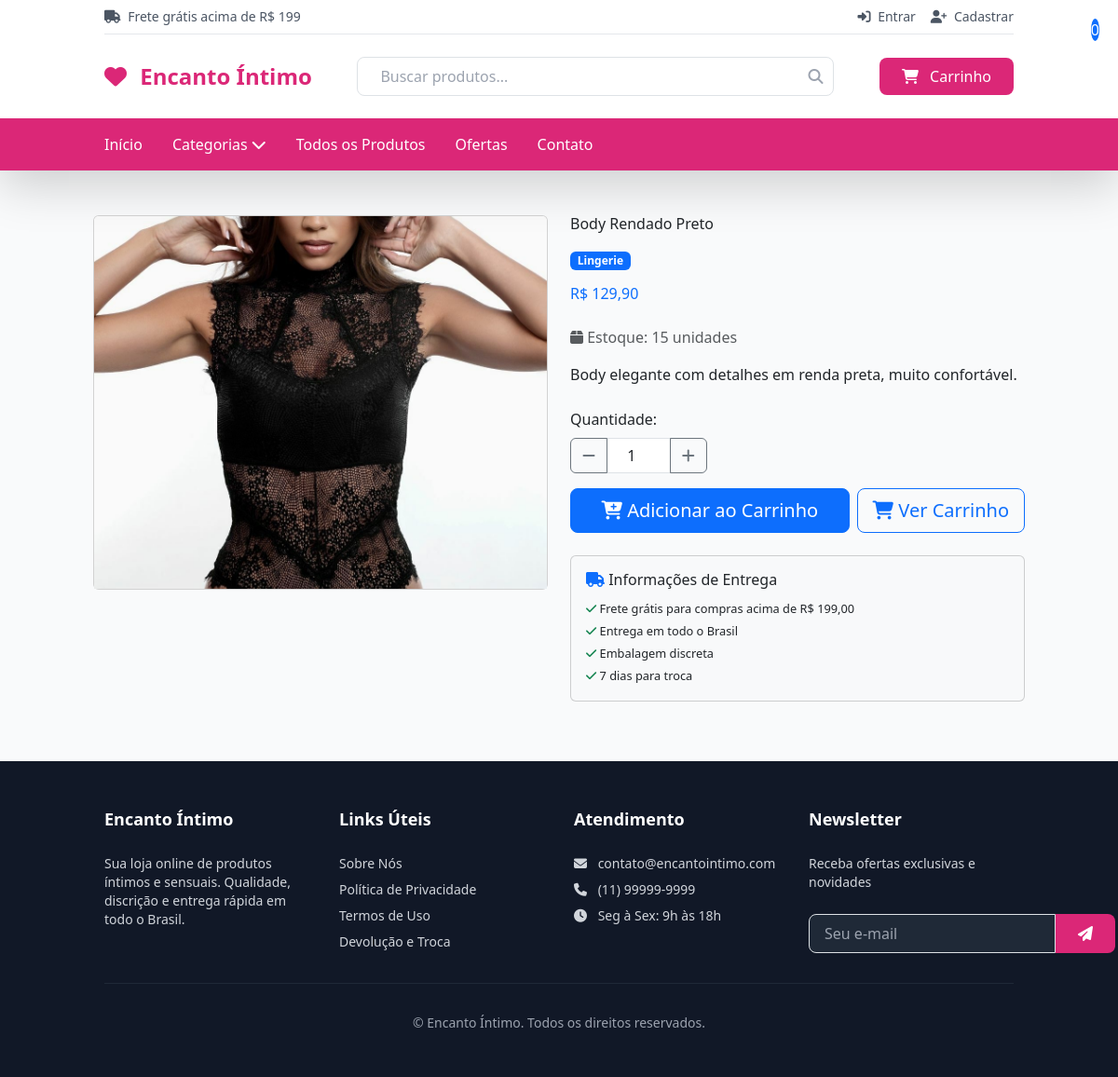
The page /produtos/body-rendado-preto/ on the database its author committed.
### produtos/models.py (models this page shows, shortened)
class Produto(models.Model):
    TAMANHOS_CHOICES = [
        ('PP', 'PP'),
        ('P', 'P'),
        ('M', 'M'),
        ('G', 'G'),
        ('GG', 'GG'),
        ('XG', 'XG'),
        ('XXG', 'XXG'),
        ('UNICO', 'Tamanho Único'),
    ]
    nome = models.CharField(max_length=200, verbose_name="Nome")
    slug = models.SlugField(max_length=200, unique=True, blank=True)
    descricao = models.TextField(verbose_name="Descrição")
    descricao_curta = models.CharField(max_length=300, blank=True, verbose_name="Descrição Curta")
    preco = models.DecimalField(max_digits=10, decimal_places=2, verbose_name="Preço")
    preco_promocional = models.DecimalField(max_digits=10, decimal_places=2, blank=True, null=True, verbose_name="Preço Promocional")
    categoria = models.ForeignKey(Categoria, on_delete=models.CASCADE, related_name='produtos', verbose_name="Categoria")
    fornecedor = models.ForeignKey(Fornecedor, on_delete=models.CASCADE, related_name='produtos', verbose_name="Fornecedor")
    tags = models.ManyToManyField(Tag, blank=True, verbose_name="Tags")
    tamanhos_disponiveis = models.JSONField(default=list, verbose_name="Tamanhos Disponíveis")
    cores_disponiveis = models.JSONField(default=list, verbose_name="Cores Disponíveis")
    material = models.CharField(max_length=200, blank=True, verbose_name="Material")
    peso = models.DecimalField(max_digits=5, decimal_places=2, blank=True, null=True, verbose_name="Peso (kg)")
    estoque_virtual = models.PositiveIntegerField(default=999, verbose_name="Estoque Virtual")
    vendas_simuladas = models.PositiveIntegerField(default=0, verbose_name="Vendas Simuladas")
    meta_title = models.CharField(max_length=60, blank=True, verbose_name="Meta Title")
    meta_description = models.CharField(max_length=160, blank=True, verbose_name="Meta Description")
    ativo = models.BooleanField(default=True, verbose_name="Ativo")
    destaque = models.BooleanField(default=False, verbose_name="Produto em Destaque")
    data_cadastro = models.DateTimeField(auto_now_add=True, verbose_name="Data de Cadastro")
    data_atualizacao = models.DateTimeField(auto_now=True, verbose_name="Última Atualização")
    class Meta:
        verbose_name = "Produto"
        verbose_name_plural = "Produtos"
        ordering = ['-data_cadastro']
    @property
    def tem_promocao(self):
        return bool(self.preco_promocional and self.preco_promocional < self.preco)
    @property
    def imagem_principal(self):
        primeira_imagem = self.imagens.first()
        return primeira_imagem.imagem if primeira_imagem else None
    def estoque_disponivel(self):
        return max(0, self.estoque_virtual - self.vendas_simuladas)

class ImagemProduto(models.Model):
    produto = models.ForeignKey(Produto, on_delete=models.CASCADE, related_name='imagens', verbose_name="Produto")
    imagem = models.ImageField(upload_to='produtos/', verbose_name="Imagem")
    alt_text = models.CharField(max_length=200, blank=True, verbose_name="Texto Alternativo")
    ordem = models.PositiveIntegerField(default=0, verbose_name="Ordem")
    class Meta:
        verbose_name = "Imagem do Produto"
        verbose_name_plural = "Imagens dos Produtos"
        ordering = ['ordem']

class Categoria(models.Model):
    nome = models.CharField(max_length=100, unique=True, verbose_name="Nome")
    slug = models.SlugField(max_length=100, unique=True, blank=True)
    descricao = models.TextField(blank=True, verbose_name="Descrição")
    imagem = models.ImageField(upload_to='categorias/', blank=True, verbose_name="Imagem")
    ativo = models.BooleanField(default=True, verbose_name="Ativo")
    ordem = models.PositiveIntegerField(default=0, verbose_name="Ordem de Exibição")
    class Meta:
        verbose_name = "Categoria"
        verbose_name_plural = "Categorias"
        ordering = ['ordem', 'nome']

### produtos/views.py (the view)
# urls.py: path('<slug:slug>/', views.ProdutoDetailView.as_view(), name='produto_detail'),
class ProdutoDetailView(DetailView):
    model = Produto
    template_name = 'produtos/detalhe.html'
    context_object_name = 'produto'
    slug_field = 'slug'
    slug_url_kwarg = 'slug'
    def get_queryset(self):
        return Produto.objects.filter(ativo=True).select_related('categoria', 'fornecedor').prefetch_related('imagens', 'tags')

### carrinho/context_processors.py (called while the page is built, shortened)
def carrinho(request):
    carrinho_obj = None
    total_itens = 0
    subtotal = 0
    if request.user.is_authenticated:
        try:
            carrinho_obj = Carrinho.objects.get(usuario=request.user)
            total_itens = carrinho_obj.total_itens
            subtotal = carrinho_obj.subtotal
        except Carrinho.DoesNotExist:
            pass
    else:
        session_key = request.session.session_key
    return {
        'carrinho': carrinho_obj,
        'carrinho_total_itens': total_itens,
        'carrinho_subtotal': subtotal,
    }

### templates/produtos/detalhe.html (shortened to what this page needs)
{% extends 'base.html' %}
{% block extra_css %}
<link href="https://cdn.jsdelivr.net/npm/bootstrap@5.3.2/dist/css/bootstrap.min.css" rel="stylesheet">
{% endblock %}
{% block content %}
<div class="container my-5">
    <div class="row">
        <div class="col-md-6">
            <div class="card">
                {% if produto.imagem_principal %}
                    <img src="{{ produto.imagem_principal.url }}"
                         class="card-img-top"
                         alt="{{ produto.nome }}"
                         style="height: 400px; object-fit: cover;">
                {% else %}
                    <div class="card-img-top bg-light d-flex align-items-center justify-content-center"
                         style="height: 400px;">
                        <i class="fas fa-heart fa-5x text-muted"></i>
                    </div>
                {% endif %}
            </div>
        </div>
        <div class="col-md-6">
            <h1 class="mb-3">{{ produto.nome }}</h1>
            <div class="mb-3">
                <span class="badge bg-primary">{{ produto.categoria.nome }}</span>
            </div>
            <div class="mb-4">
                {% if produto.tem_promocao %}
                    <h3 class="text-primary mb-0">
                        R$ {{ produto.preco_promocional|floatformat:2 }}
                    </h3>
                    <small class="text-muted text-decoration-line-through">
                        R$ {{ produto.preco|floatformat:2 }}
                    </small>
                    <span class="badge bg-success ms-2">
                        {{ produto.percentual_desconto }}% OFF
                    </span>
                {% else %}
                    <h3 class="text-primary">R$ {{ produto.preco|floatformat:2 }}</h3>
                {% endif %}
            </div>
            <div class="mb-3">
                <p class="text-muted">
                    <i class="fas fa-box"></i>
                    Estoque: {{ produto.estoque_disponivel }} unidades
                </p>
            </div>
            <div class="mb-4">
                <p>{{ produto.descricao|linebreaks }}</p>
            </div>
            <form id="add-to-cart-form" class="mb-4">
                <div class="row mb-3">
                    <div class="col-md-4">
                        <label for="quantidade" class="form-label">Quantidade:</label>
                        <div class="input-group">
                            <button class="btn btn-outline-secondary" type="button" onclick="changeQuantity(-1)">
                                <i class="fas fa-minus"></i>
                            </button>
                            <input type="number"
                                   class="form-control text-center"
                                   id="quantidade"
                                   name="quantidade"
                                   value="1"
                                   min="1"
                                   max="{{ produto.estoque_disponivel }}">
                            <button class="btn btn-outline-secondary" type="button" onclick="changeQuantity(1)">
                                <i class="fas fa-plus"></i>
                            </button>
                        </div>
                    </div>
                </div>
                <div class="d-grid gap-2 d-md-flex">
                    <button type="button"
                            class="btn btn-primary btn-lg flex-fill"
                            onclick="adicionarAoCarrinho({{ produto.id }}, document.getElementById('quantidade').value)"
                            {% if produto.estoque_disponivel == 0 %}disabled{% endif %}>
                        <i class="fas fa-cart-plus"></i>
                        {% if produto.estoque_disponivel == 0 %}
                            Produto Esgotado
                        {% else %}
                            Adicionar ao Carrinho
                        {% endif %}
                    </button>
                    <a href="{% url 'carrinho:carrinho' %}" class="btn btn-outline-primary btn-lg">
                        <i class="fas fa-shopping-cart"></i> Ver Carrinho
                    </a>
                </div>
            </form>
            <div class="card bg-light">
                <div class="card-body">
                    <h6 class="card-title">
                        <i class="fas fa-truck text-primary"></i> Informações de Entrega
                    </h6>
                    <ul class="list-unstyled mb-0">
                        <li><small><i class="fas fa-check text-success"></i> Frete grátis para compras acima de R$ 199,00</small></li>
                        <li><small><i class="fas fa-check text-success"></i> Entrega em todo o Brasil</small></li>
                        <li><small><i class="fas fa-check text-success"></i> Embalagem discreta</small></li>
                        <li><small><i class="fas fa-check text-success"></i> 7 dias para troca</small></li>
                    </ul>
                </div>
            </div>
        </div>
    </div>
</div>
{% endblock %}

### templates/base.html (style rules this page uses)
body { font-family: 'Poppins', sans-serif; }

### rows shown on the page
Produto: imagem_principal (picture), nome "Body Rendado Preto", categoria.nome "Lingerie", preco "129,90", estoque_disponivel "15", descricao "Body elegante com detalhes em renda preta, muito confortável."
